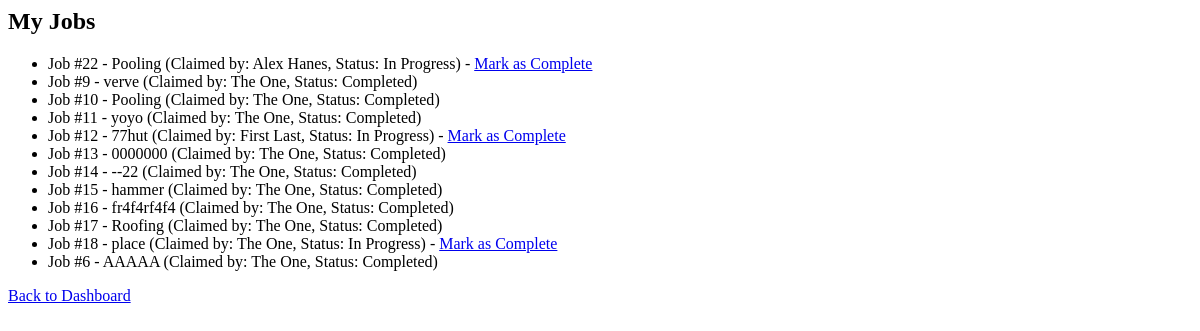
The app's page /dashboard/client/jobs (signed in), older data.
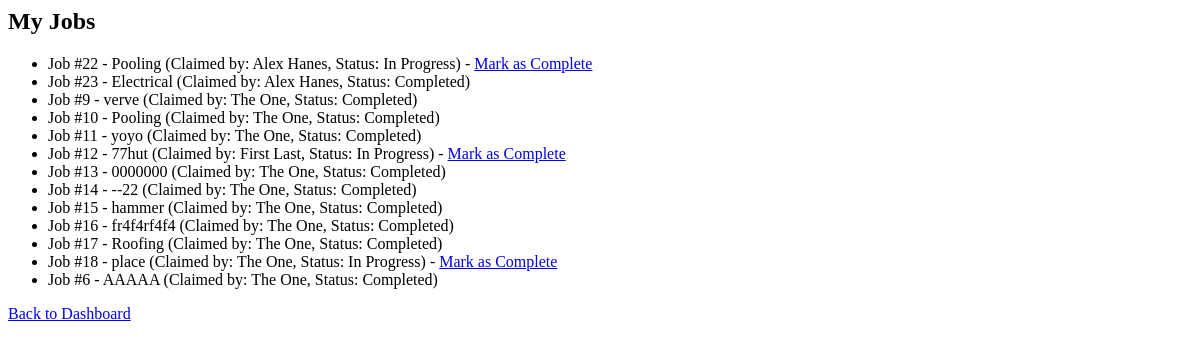
The same page, newer data.
### tables this page shows
CREATE TABLE Job_Request (
        jobID INTEGER PRIMARY KEY AUTOINCREMENT,
        clientID INTEGER NOT NULL,
        contractorID INTEGER,
        companyID INTEGER,
        service TEXT,
        status TEXT CHECK(status IN ('Pending', 'In Progress', 'Completed', 'Cancelled')) DEFAULT 'Pending',
        date_posted DATE NOT NULL,
        date_fulfilled DATE, client_approval TEXT CHECK(client_approval IN ('Pending','Approved','Denied')) DEFAULT 'Pending',
        FOREIGN KEY(clientID) REFERENCES Client(clientID),
        FOREIGN KEY(contractorID) REFERENCES Contractor(contractorID),
        FOREIGN KEY(companyID) REFERENCES Company(companyID)
    );

### app.py (the view)
@app.route("/dashboard/client/jobs")
def client_jobs():
    if session.get("role") != "client":
        return "Access denied", 403
    client_id = get_client_id(session["user_id"])
    conn = get_db()
    cur = conn.cursor()
    cur.execute("""
        SELECT jr.*, c.name AS companyName, ctr.firstName || ' ' || ctr.lastName AS contractorName
        FROM Job_Request jr
        LEFT JOIN Company c ON jr.companyID = c.companyID
        LEFT JOIN Contractor ctr ON jr.contractorID = ctr.contractorID
        WHERE jr.clientID=?
        ORDER BY jr.date_posted DESC
    """, (client_id,))
    jobs = cur.fetchall()
    conn.close()
    return render_template("client_jobs.html", jobs=jobs)

### app.py (called while the page is built)
def get_db():
    conn = sqlite3.connect(DB_FILE)
    conn.row_factory = sqlite3.Row
    return conn

def get_client_id(user_id):
    conn = get_db()
    cur = conn.cursor()
    cur.execute("SELECT clientID FROM Client WHERE userID=?", (user_id,))
    row = cur.fetchone()
    conn.close()
    return row["clientID"] if row else None

### templates/client_jobs.html
<h2>My Jobs</h2>
<ul>
  {% for job in jobs %}
    <li>
      Job #{{ job.jobID }} - {{ job.service }}
      {% if job.contractorName %}
        (Claimed by: {{ job.contractorName }}, Status: {{ job.status }})
        {% if job.status != 'Completed' %}
          - <a href="{{ url_for('client_approval', job_id=job.jobID) }}">Mark as Complete</a>
        {% endif %}
      {% else %}
        (Unclaimed)
      {% endif %}
    </li>
  {% else %}
    <li>You haven't posted any jobs yet.</li>
  {% endfor %}
</ul>
<p><a href="{{ url_for('client_dashboard') }}">Back to Dashboard</a></p>

Row changes from the older to the newer data that the page shows:
added Job_Request: jobID "23", service "Electrical", contractorName "Alex Hanes", status "Completed"
